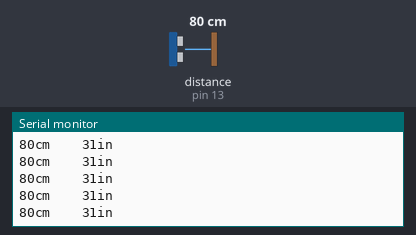
A sketch run on a simulated Arduino Uno, built with avr-gcc and run on an emulated ATmega328P. Shown: the last lines printed to the serial monitor. Inputs (shaded band) come from the test bench; at power-on: distance to the obstacle (sensor on pin 13) 80 cm. The echo pulse lasts 58.3 µs per cm.

Above: at 1.2 s.
1.3 s: distance to the obstacle (sensor on pin 13) set to 35 cm
At 1.44 s:
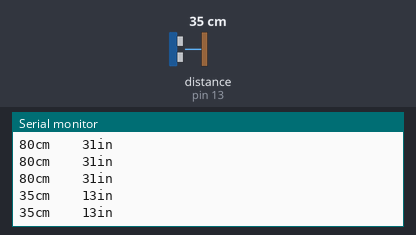
4.3 s: distance to the obstacle (sensor on pin 13) set to 18 cm
At 4.4 s:
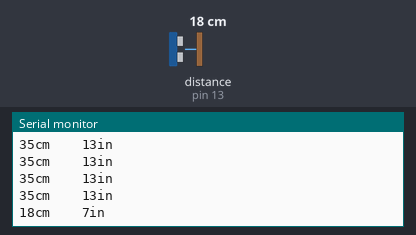
Timing chart, 0 to 7.3 s (numbered marks = the images above; inputs shaded):
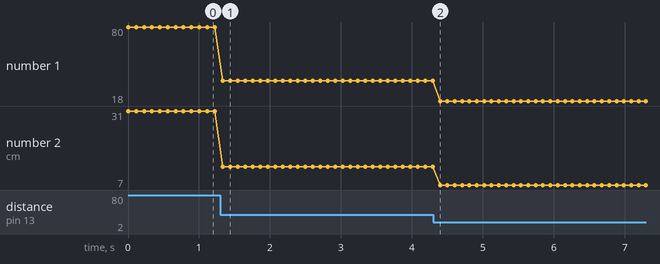

Measured:
- after the input at 1.3 s, the serial monitor: prints a new line at once (image 1)
- after the input at 4.3 s, the serial monitor: prints a new line after 0.10 s (image 2)
- plotted number 1: 80 → 35 after the input at 1.3 s, 35 → 18 after the input at 4.3 s
- plotted number 2: 31 → 13 after the input at 1.3 s, 13 → 7 after the input at 4.3 s

The sketch:

UltrasonicDemo.ino
```cpp
/*
 * Show the distance in centimeters and in inches on Serial Monitor
 The circuit:
 * Connect 5v and GND, Trig to D12 and Echo to D13
 * modified 29 Oct 2013
 * by Hemal Chevli - black-electronics.com
*/
#include "Ultrasonic.h"
Ultrasonic ultrasonic(12,13); //Ultrasonic ultrasonic(Trig,Echo);

void setup() {
Serial.begin(9600);
}

void loop()
{
  Serial.print(ultrasonic.Ranging(CM));
  Serial.print("cm");
  Serial.print("    ");
  Serial.print(ultrasonic.Ranging(INC));
  Serial.println("in");


  delay(100);
}
```
